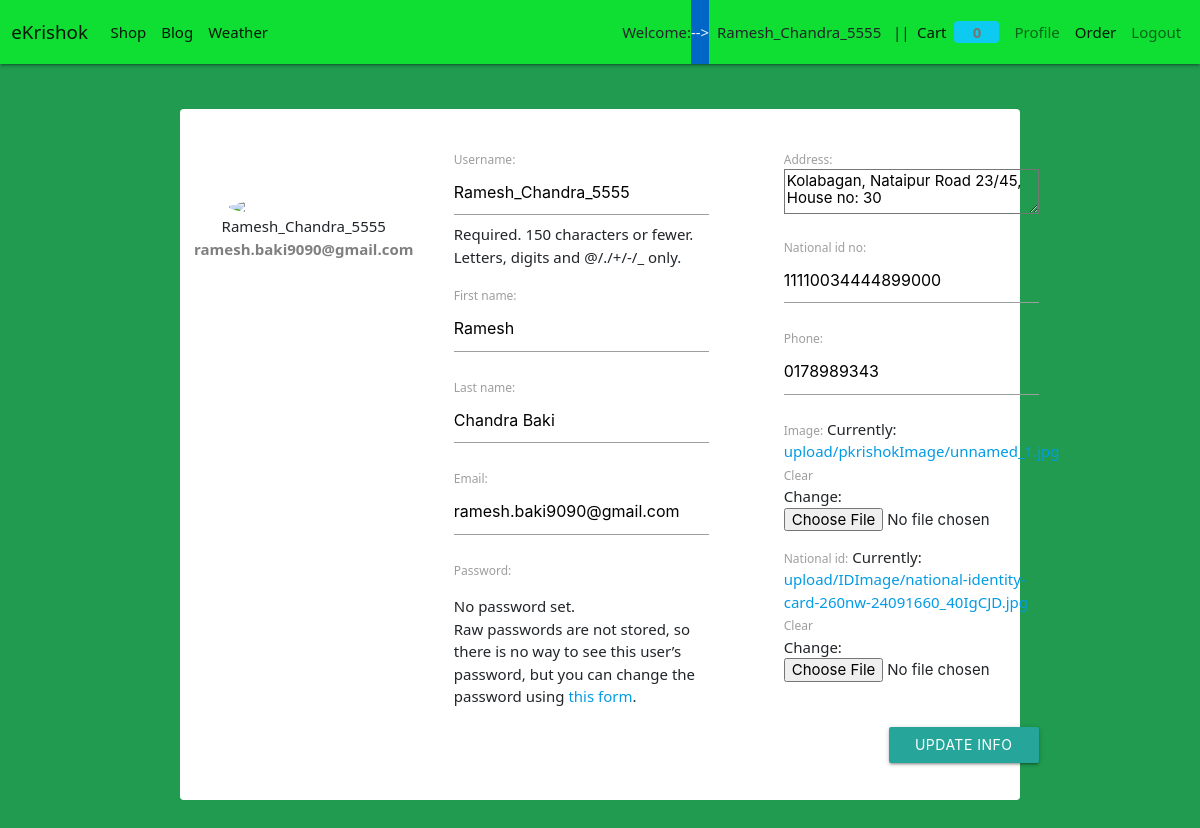
The page /edit_profile/ (signed in) on the database its author committed.
### Store/models/userprofile.py (models this page shows, shortened)
class UserProfile(models.Model):
    user = models.OneToOneField(User, on_delete=models.CASCADE, related_name='userprofile')
    address = models.TextField(max_length=300, blank=True, default='')
    national_id_no = models.CharField(max_length=50)
    phone = models.CharField(max_length=20)
    image = models.FileField(default = 'upload/pkrishokImage/blank.png', upload_to = 'upload/pkrishokImage/', blank=True)
    national_id = models.FileField(default= 'upload/IDImage/blank.png',upload_to = 'upload/IDImage/', blank=True)
    @staticmethod
    def get_info_of_user(user_id):
        return UserProfile.objects.filter(user = user_id)

### Store/views.py (the view)
# urls.py: path('edit_profile/',views.edit_profile, name='edit_profile_info'),
def edit_profile(request):
    user = request.session.get('current_user_id')
    data = UserProfile.get_info_of_user(user)
    if request.method == 'POST':
        p_form = InfoUserProfileForm(request.POST,  request.FILES,
        instance=request.user.userprofile,
        )
        u_form = User_Form(request.POST,
        instance= request.user)
        if u_form.is_valid() and p_form.is_valid():
            user = u_form.save()
            user.save()
            group = Group.objects.get(name='Farmer')
            user.groups.add(group)
            profile = p_form.save(commit=False)
            profile.user = user
            profile.save()
            username = u_form.cleaned_data.get('username')
            messages.success(request, 'Account updated successfully for '+ username )
            return redirect('profile')
    else:
        p_form = InfoUserProfileForm(instance=request.user.userprofile)
        u_form = User_Form(instance= request.user)
    context = {
    "p_form":p_form,
    "u_form": u_form,
    'data': data,
    }
    return render(request, 'profile/edit_pro.html', context)
    form_class = EditProfileForm
    template_name = 'profile/edit_profile.html'
    success_url = reverse_lazy('profile')
    def get_object(self):
        return self.request.user

### Store/forms2.py
class InfoUserProfileForm(forms.ModelForm):
    class Meta():
        model = UserProfile
        fields = ('address', 'national_id_no', 'phone', 'image', 'national_id')

class User_Form(UserChangeForm):
    first_name = forms.CharField()
    last_name = forms.CharField()
    email = forms.EmailField()
    class Meta():
        model = User
        fields = ['username', 'first_name', 'last_name', 'email',]

### Store/templates/profile/edit_pro.html (shortened to what this page needs)
{% extends 'store/base.html' %}
{% block content %}
<div class="container rounded bg-white mt-5 mb-5">
    <form action="" method="POST" enctype="multipart/form-data">
        <div class="row " style="width: 900px; height: auto;">
            <div class="col-md-3 border-right">
                <div class="d-flex flex-column align-items-center text-center p-3 py-5"><img class="rounded-circle mt-5" width="150px" src="https://st3.depositphotos.com/15648834/17930/v/600/depositphotos_179308454-stock-illustration-unknown-person-silhouette-glasses-profile.jpg"><span class="font-weight-bold">{{user}}</span><span class="text-black-50"><b>{{user.email}}</b></span></div>
            </div>
               <div class="col-lg-4  m-3 p-4"  style="">
                {{u_form.as_p}}
               </div>
               <div class="col-lg-4 m-3 p-4 " style="">
                {{p_form.as_p}}
                <button type="submit" class="btn btn-outline-info " style="width: 150px; float: right; margin-top: 30px;">Update Info</button>
               </div>
    </div>
    </form>
</div>
{% endblock %}

### Store/templates/store/base.html (shortened to what this page needs)
{% load static %}
{% load crispy_forms_tags %}
{% load cart %}
<!doctype html>
<html lang="en">
  <head>
    <link href="https://cdn.jsdelivr.net/npm/bootstrap@5.1.0/dist/css/bootstrap.min.css" rel="stylesheet">
      <link rel="stylesheet" href="https://cdnjs.cloudflare.com/ajax/libs/materialize/1.0.0/css/materialize.min.css">
  {% load static %}
    <link rel="stylesheet" href="{% static 'css/style.css'%}">
    <link rel="stylesheet" href="{% static 'css/owl.carousel.min.css'%}">
    <link rel="stylesheet" href="{% static 'css/owl.theme.default.min.css'%}">
  </head>
  <body>
    <nav class="navbar navbar-expand-lg navbar-light " style="background-color: rgb(15, 223, 50); color:rgb(241, 240, 213); ">
        <div class="container-fluid">
          <a class="navbar-brand" href="/">eKrishok</a>
          <div class="collapse navbar-collapse" id="navbarSupportedContent">
            <ul class="navbar-nav me-auto mb-2 mb-lg-0">
              <li class="nav-item">
                <a class="nav-link active" aria-current="page" href="/">Shop</a>
              </li>
              <li class="nav-item">
                <a class="nav-link active" aria-current="page" href="{% url 'home_Blog' %}">Blog</a>
              </li>
              <li class="nav-item">
                <a class="nav-link active" aria-current="page" href="{% url 'WeatherApp:city_weather' %}">Weather</a>
              </li>
            </ul>
            {% if request.user.is_authenticated %}
              <div class="d-flex text-dark">
                  Welcome:<span style="display: block; background-color: rgb(1, 103, 199); color: aliceblue;" >--></span> &nbsp;
              {{request.user.username}} &nbsp; ||
              </div>
            {% endif %}
            <ul class="navbar-nav my-2 my-lg-0">
              <li class="nav-item">
                <a class="nav-link active" aria-current="page" href="{% url 'cart' %}">Cart
                  <span class="badge bg-info">{{request.session.cart.keys|length}}</span>
                </a>
              </li>
              {% if not request.session.current_user_id %}
                <li class="nav-item">
                  <a class="nav-link active" aria-current="page" href="{% url 'login' %}">Login</a>
                </li>
                <li class="nav-item dropdown">
                  <a class="nav-link dropdown-toggle" href="#" id="navbarDropdownMenuLink" role="button" data-bs-toggle="dropdown" aria-expanded="false">
                    SignUp
                  </a>
                  <ul class="dropdown-menu" aria-labelledby="navbarDropdownMenuLink">
                    <li><a class="dropdown-item" href="{% url 'cus_reg' %}">Register As Customer</a></li>
                    <li><a class="dropdown-item" href="{% url 'fa_reg' %}">Register As Farmaer</a></li>
                    <li><a class="dropdown-item" href="#">Register As Agri_Officer</a></li>
                  </ul>
                </li>
              {% else %}
              <li class="nav-item">
                <a class="nav-link" href="{% url 'profile' %}">Profile</a>
              </li>
              <li class="nav-item">
                <a class="nav-link active" aria-current="page" href="{% url 'order_page' %}">Order</a>
              </li>
                <li class="nav-item">
                  <a class="nav-link" href="{% url 'logout' %}">Logout</a>
                </li>
              {% endif %}
              </ul>
          </div>
        </div>
    </nav>
    {% block content %}
    {% endblock %}
  </body>
</html>

### Store/templates/profile/edit_pro.html (style rules this page uses)
body { background: rgb(32, 155, 79) }

### rows shown on the page
UserProfile: address "Kolabagan, Nataipur Road 23/45, House no: 30", national_id_no "11110034444899000", phone "0178989343"

### other values the page prints
{{ request.user.username }} "Ramesh_Chandra_5555"
{{ request.session.cart.keys|length }} "0"
{{ user }} "Ramesh_Chandra_5555"
{{ user.email }} "ramesh.baki9090@gmail.com"
